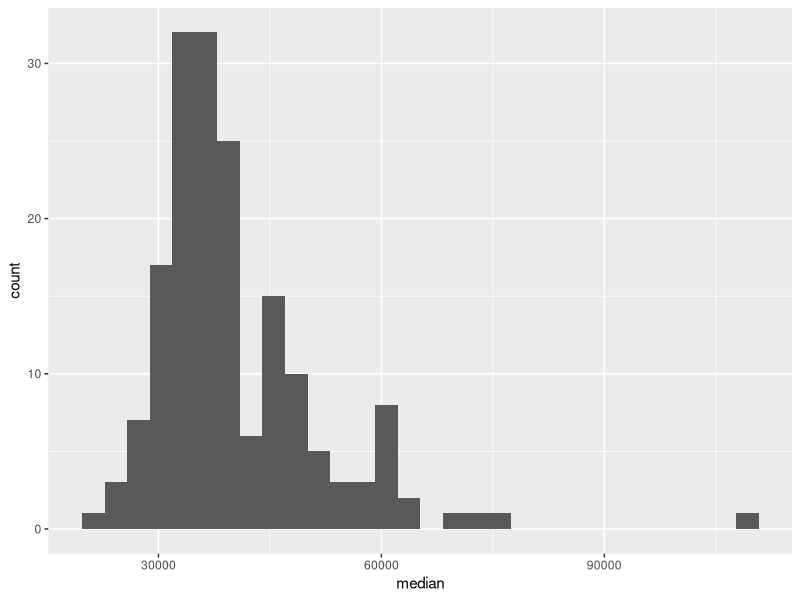
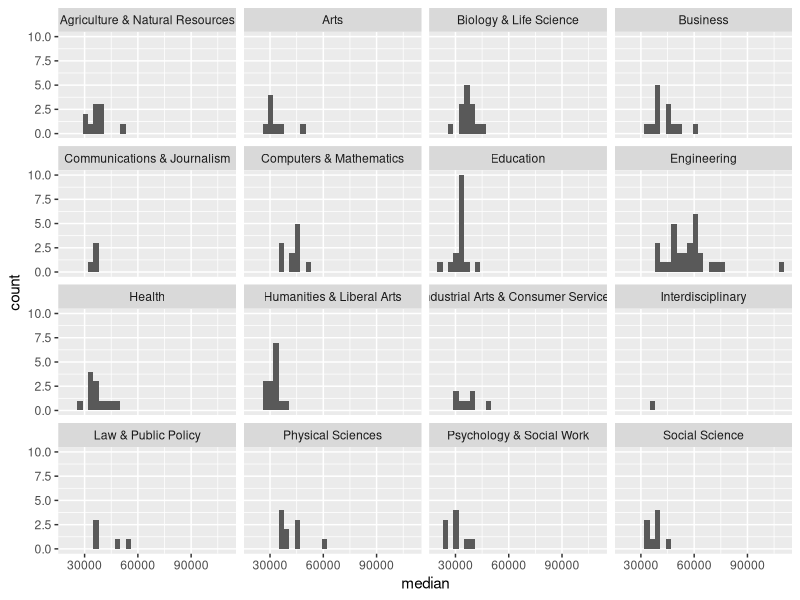

These figures' R source, in order:
## ---- chunk 1
library(tidyverse)
options(
  htmltools.dir.version = FALSE, # for blogdown
  show.signif.stars = FALSE,     # for regression output
  digits = 2
  )
knitr::opts_chunk$set(eval = FALSE)
## ---- chunk 2
college_recent_grads <- read_csv("data/recent-grads.csv")
## ---- chunk 3
glimpse(college_recent_grads)
## ---- chunk 4
college_recent_grads %>%
  arrange(unemployment_rate)
## ---- chunk 5
college_recent_grads %>%
  arrange(unemployment_rate) %>%
  select(rank, major, unemployment_rate)
## ---- chunk 6
college_recent_grads %>%
  arrange(unemployment_rate) %>%
  select(rank, major, unemployment_rate) %>%
  mutate(unemployment_rate = round(unemployment_rate, digits = 4))
## ---- chunk 7
options(digits = 2)
## ---- chunk 8
college_recent_grads %>%
  arrange(desc(unemployment_rate)) %>%
  select(rank, major, unemployment_rate)
## ---- chunk 9
ggplot(data = college_recent_grads, mapping = aes(x = median)) +
  geom_histogram()
## ---- chunk 10
college_recent_grads %>%
  summarise(min = min(median), max = max(median),
            mean = mean(median), med = median(median),
            sd = sd(median), 
            q1 = quantile(median, probs = 0.25),
            q3 = quantile(median, probs = 0.75))
## ---- chunk 11
ggplot(data = college_recent_grads, mapping = aes(x = median)) +
  geom_histogram() +
  facet_wrap( ~ major_category, ncol = 4)
## ---- chunk 12
college_recent_grads %>%
  count(major_category)
## ---- chunk 13
stem_categories <- c("Biology & Life Science",
                     "Computers & Mathematics",
                     "Engineering",
                     "Physical Sciences")
## ---- chunk 14
college_recent_grads <- college_recent_grads %>%
  mutate(major_type = ifelse(major_category %in% stem_categories, "stem", "not stem"))
## ---- chunk 15
college_recent_grads %>%
  filter(
    major_type == "stem",
    median < 36000
  )
